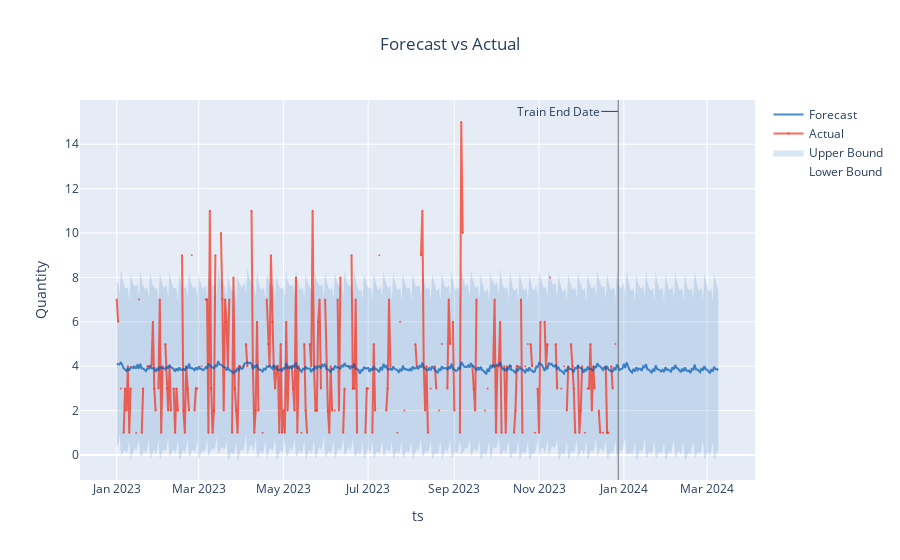

The notebook cell this image was saved under:
### Code cell
result.forecast.plot()

### Figure 1 — Plotly figure (JSON) as saved in the notebook; plotly's stock layout.template omitted (floating-point values rounded to 4 significant figures; data arrays with more than 128 entries replaced by an {"elided": "..."} marker saying what was removed)
{"data": [{"legendgroup": "interval", "line": {"color": "rgba(0, 90, 181, 0.5)", "width": 0}, "mode": "lines", "name": "Lower Bound", "type": "scatter", "x": {"elided": "434 str values"}, "y": {"elided": "434 float values"}}, {"fill": "tonexty", "fillcolor": "rgba(0, 90, 181, 0.15)", "legendgroup": "interval", "line": {"color": "rgba(0, 90, 181, 0.5)", "width": 0}, "mode": "lines", "name": "Upper Bound", "type": "scatter", "x": {"elided": "434 str values"}, "y": {"elided": "434 float values"}}, {"line": {"color": "rgba(250, 43, 20, 0.7)"}, "marker": {"color": "rgba(250, 43, 20, 0.7)", "size": 2}, "mode": "lines+markers", "name": "Actual", "opacity": 1, "type": "scatter", "x": {"elided": "434 str values"}, "y": {"elided": "434 int values"}}, {"line": {"color": "rgba(0, 90, 181, 0.7)", "dash": "solid"}, "name": "Forecast", "type": "scatter", "x": {"elided": "434 str values"}, "y": {"elided": "434 float values"}}], "layout": {"annotations": [{"arrowhead": 0, "ax": -60, "ay": 0, "showarrow": true, "text": "Train End Date", "x": "2023-12-28T00:00:00", "xref": "x", "y": 0.97, "yref": "paper"}], "legend": {"traceorder": "reversed"}, "shapes": [{"line": {"color": "rgba(100, 100, 100, 0.9)", "width": 1}, "type": "line", "x0": "2023-12-28T00:00:00", "x1": "2023-12-28T00:00:00", "xref": "x", "y0": 0, "y1": 1, "yref": "paper"}], "showlegend": true, "title": {"text": "Forecast vs Actual", "x": 0.5}, "xaxis": {"title": {"text": "ts"}}, "yaxis": {"title": {"text": "Quantity"}}}}
